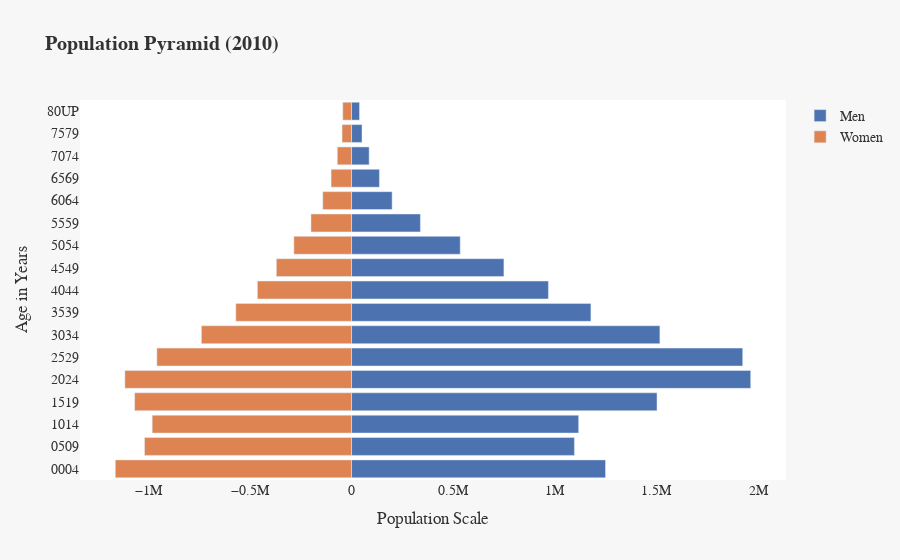

The cell this chart's notebook holds for it:
### Markdown cell above
# Deliverable 4: Population Pyramid

### Code cell
import plotly.graph_objects as go
import plotly.offline as pyo
import wbdata
import pandas as pd

# Initialize Plotly for offline mode
pyo.init_notebook_mode(connected=True)

# Define age ranges
age_ranges = [f"{i:02d}{i+4:02d}" for i in range(0, 80, 5)] + ["80UP"]

# Define World Bank API variables
variables = {
    **{f"SP.POP.{age}.MA": f"Males {age}" for age in age_ranges},
    **{f"SP.POP.{age}.FE": f"Females {age}" for age in age_ranges}
}

def population_pyramid(df, yr):
    if str(yr) not in df.index:
        return "Please pick a year that is within your dataframe."

    # Define gender data
    males = df.loc[str(yr)].filter(like="Male").values
    females = -df.loc[str(yr)].filter(like="Female").values  # Negative for mirrored effect

    # Define y-axis labels (centered age range)
    y_vals = [int(s[:2]) + 2 for s in age_ranges]

    # Create figure
    fig = go.Figure()

    # Add Male Bars
    fig.add_trace(go.Bar(x=males, y=y_vals, orientation='h', name='Men',
                         marker=dict(color='#4C72B0'), hoverinfo='x+y'))

    # Add Female Bars
    fig.add_trace(go.Bar(x=females, y=y_vals, orientation='h', name='Women',
                         marker=dict(color='#DD8452'), hoverinfo='x+y'))

    # Update layout for aesthetics
    fig.update_layout(
        title=f"<b>Population Pyramid ({yr})</b>",
        xaxis=dict(title="Population Scale", showgrid=True, zeroline=False),
        yaxis=dict(title="Age in Years", tickvals=y_vals, ticktext=age_ranges, showgrid=True),
        barmode='overlay',
        paper_bgcolor="#F7F7F7",  # Light background
        plot_bgcolor="#FFFFFF",   # White plot background
        font=dict(family="Arial, sans-serif", size=14, color="#333333"),
        showlegend=True
    )

    # Show plot
    pyo.iplot(fig)

# Fetch data
sau_df = wbdata.get_dataframe(variables, country="SAU")

# Plot for 2010
population_pyramid(sau_df, '2010')

### Figure 1 — Plotly figure (JSON) as saved in the notebook; plotly's stock layout.template omitted (floating-point values rounded to 4 significant figures)
{"data": [{"hoverinfo": "x+y", "marker": {"color": "#4C72B0"}, "name": "Men", "orientation": "h", "type": "bar", "x": [1249301, 1096352, 1117157, 1502603, 1963476, 1924160, 1516732, 1177406, 968323, 749507, 534577, 338597, 199586, 137143, 86511, 51572, 39142], "y": [2, 7, 12, 17, 22, 27, 32, 37, 42, 47, 52, 57, 62, 67, 72, 77, 82]}, {"hoverinfo": "x+y", "marker": {"color": "#DD8452"}, "name": "Women", "orientation": "h", "type": "bar", "x": [-1162106, -1018409, -980633, -1066853, -1114922, -957661, -738483, -569255, -463098, -369772, -283682, -199683, -141466, -100625, -70011, -46637, -43048], "y": [2, 7, 12, 17, 22, 27, 32, 37, 42, 47, 52, 57, 62, 67, 72, 77, 82]}], "layout": {"barmode": "overlay", "font": {"color": "#333333", "family": "Arial, sans-serif", "size": 14}, "paper_bgcolor": "#F7F7F7", "plot_bgcolor": "#FFFFFF", "showlegend": true, "title": {"text": "<b>Population Pyramid (2010)</b>"}, "xaxis": {"showgrid": true, "title": {"text": "Population Scale"}, "zeroline": false}, "yaxis": {"showgrid": true, "ticktext": ["0004", "0509", "1014", "1519", "2024", "2529", "3034", "3539", "4044", "4549", "5054", "5559", "6064", "6569", "7074", "7579", "80UP"], "tickvals": [2, 7, 12, 17, 22, 27, 32, 37, 42, 47, 52, 57, 62, 67, 72, 77, 82], "title": {"text": "Age in Years"}}}}
